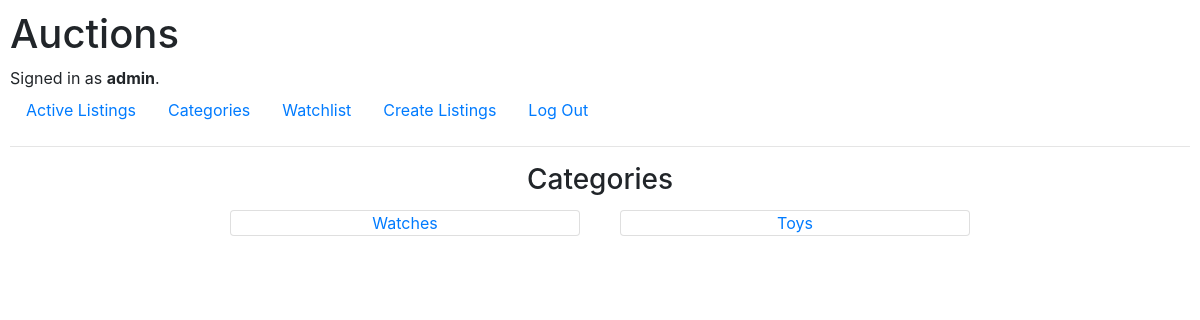
The page /categories (signed in) on the database its author committed.
### auctions/models.py (models this page shows, shortened)
class User(AbstractUser):
    pass

class AuctionList(models.Model):
    Item = models.CharField(max_length=30)
    Item_current_price = models.IntegerField(default=0)
    Creator_name = models.CharField(max_length=30)
    Item_description = models.CharField(max_length=500)
    Created_date=models.DateTimeField()
    Item_photo = models.ImageField()
    Category=models.CharField(max_length=50,null=True)

### auctions/views.py (the view)
# urls.py: path("categories",views.categories,name="categories"),
def categories(request):
    category_list = AuctionList.objects.values("Category").distinct()
    return render(request,"auctions/categories.html",{
        "categories":category_list
    })

### auctions/templates/auctions/categories.html
{% extends "auctions/layout.html" %}
{% block body %}
    <div class="container">
        <div class="row justify-content-center">
           <h3>Categories</h3>
        </div>
        <div class="row justify-content-center" style="text-align: center;">
           {% for category in categories %}
           <a class="col-md-4" href="/categories/{{category.Category}}" style="margin: 5px;" >
            <div class="card" >
                {{category.Category}}
            </div>
           </a>
           {% endfor %}
        </div>
    </div>
{% endblock %}

### auctions/templates/auctions/layout.html (shortened to what this page needs)
{% load static %}
<!DOCTYPE html>
<html lang="en">
    <head>
        <link rel="stylesheet" href="https://stackpath.bootstrapcdn.com/bootstrap/4.4.1/css/bootstrap.min.css">
        <link href="{% static 'auctions/styles.css' %}" rel="stylesheet">
        <link rel="stylesheet" href="https://cdn.jsdelivr.net/npm/bootstrap-icons@1.7.2/font/bootstrap-icons.css">
    </head>
    <body>
        <h1>Auctions</h1>
        <div>
            {% if user.is_authenticated %}
                Signed in as <strong>{{ user.username }}</strong>.
            {% else %}
                Not signed in.
            {% endif %}
        </div>
        <ul class="nav">
            <li class="nav-item">
                <a class="nav-link" href="{% url 'index' %}">Active Listings</a>
            </li>
            <li class="nav-item">
                <a class="nav-link" href="{% url 'categories' %}">Categories</a>
            </li>
            {% if user.is_authenticated %}
                <li class="nav-item">
                    <a class="nav-link" href="{% url 'watchlist' %}">Watchlist</a>
                </li>
                <li class="nav-item">
                    <a class="nav-link" href="{% url 'createlisting' %}">Create Listings</a>
                </li>
                <li class="nav-item">
                    <a class="nav-link" href="{% url 'logout' %}">Log Out</a>
                </li>
            {% endif %}
        </ul>
        <hr>
        {% block body %}
        {% endblock %}
    </body>
</html>

### auctions/static/auctions/styles.css (style rules this page uses)
body { padding: 10px; }

### rows shown on the page
User: username "admin"
AuctionList: Category "Watches"
AuctionList: Category "Toys"
